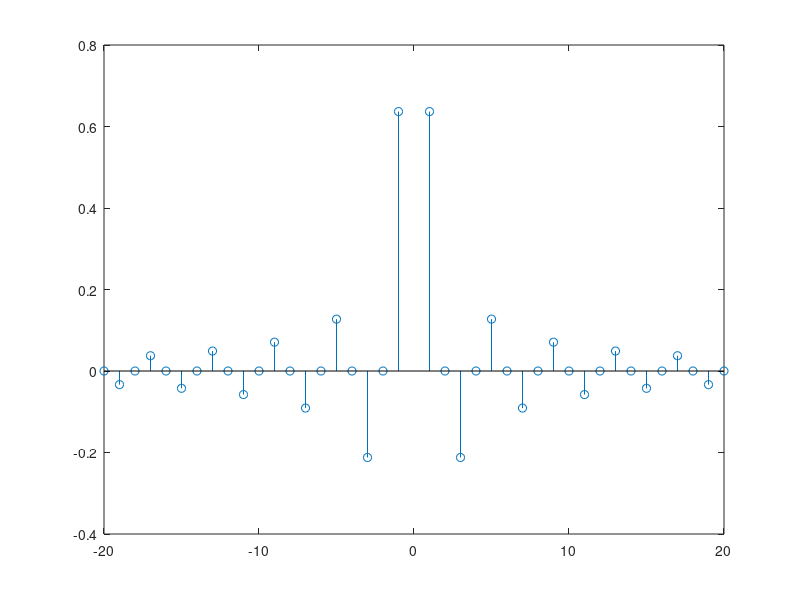

MATLAB code to generate this figure:
n = linspace(-20,20,41);
w = 500*pi;
Cn = (exp(-1i.*n*3*pi/2) - 2*exp(-1i.*n*pi/2) + exp(1i.*n*pi/2));
Cn = Cn./(1i*2*pi*n);
stem(n,Cn);

x = ifft(Cn);